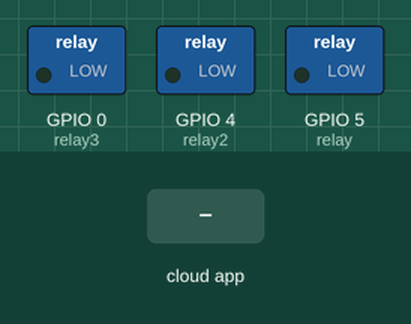
Simulated run of this sketch. Board: ESP8266 (NodeMCU). Shown: switched loads named in the sketch (green lamp = pin HIGH). The test bench sets the inputs (shaded band). WiFi joins after 1.5 s; servers stay silent unless stated; the Firebase database answers and starts empty; what the sketch prints to the serial monitor is not drawn.

Above: at 3.1 s.
3.2 s: the phone or cloud app sets DINAMO1 to 1
At 4.3 s:
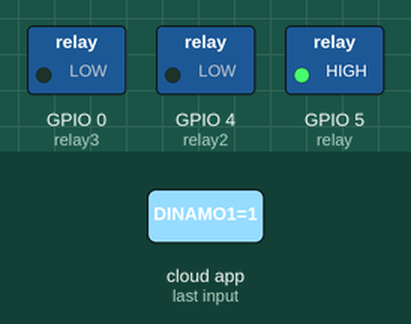
5.2 s: the phone or cloud app sets DINAMO1 to 0
At 6.7 s:
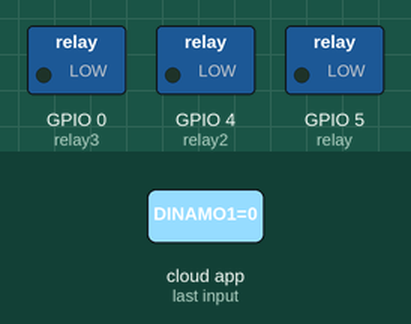
7.0 s: the phone or cloud app sets DINAMO2 to 1
At 8.4 s:
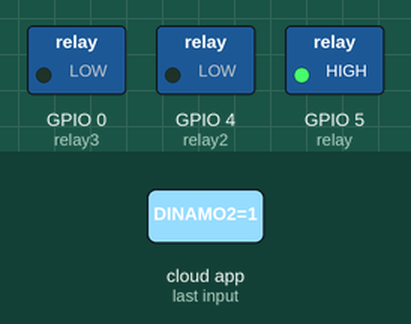
9.3 s: the phone or cloud app sets DINAMO2 to 0
At 10.8 s:
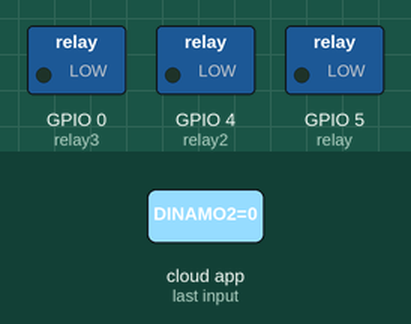
Timing chart, 0 to 12.1 s (numbered marks = the images above; inputs shaded):
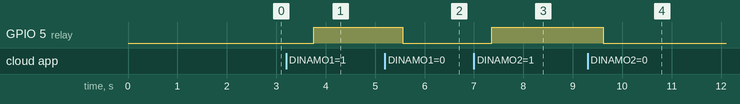

The sketch:

kontrol_relay.ino
```cpp
#include <ESP8266WiFi.h>
#include <FirebaseArduino.h>

#define FIREBASE_HOST "kontrolrelay-d4445-default-rtdb.firebaseio.com"
#define FIREBASE_AUTH "E4xNNBVwNrLU4rN0zoDQ5PkI6tzCYMQLEU0GvrwX"
#define WIFI_SSID "CAH UTY"
#define WIFI_PASSWORD "UTY12345"
int relay = 5;//D1
int relay2 = 4;//D2
int relay3 = 0;//D3

void setup() {
  Serial.begin(9600);

  // Menyambungkan ke wifi
  WiFi.begin(WIFI_SSID, WIFI_PASSWORD);
  Serial.print("Menghubungkan...");
  while (WiFi.status()!=WL_CONNECTED){
    Serial.print(".");
    delay(500);
  }
  Serial.println();
  Serial.print("Tersambung ke:");
  Serial.print(WiFi.localIP());

 pinMode(relay, OUTPUT);
 pinMode(relay2, OUTPUT);
 pinMode(relay3, OUTPUT);

  //Ke Firebase
  Firebase.begin(FIREBASE_HOST, FIREBASE_AUTH);
  Firebase.set("DIANMO1",0);
  Firebase.set("DIANMO2",0);
  Firebase.set("DIANMO3",0);
}
int n = 0;
int a = 0;
int c = 0;

void loop() {
  n = Firebase.getInt("DINAMO1");
  a = Firebase.getInt("DINAMO2");
  c = Firebase.getInt("DINAMO3");

  //Kondisi
  if(n==1) {
    Serial.print("Dinamo1 Menyala");
    digitalWrite(relay, HIGH);
    return;
    delay(1000);
  }
  else{
    Serial.print("\n Dinamo1 Padam");
    digitalWrite(relay, LOW);
  }
  if(a==1) {
    Serial.print("Dinamo2 Menyala");
    digitalWrite(relay, HIGH);
    return;
    delay(2000);
  }
  else{
    Serial.print("\n Dinamo2 Padam");
    digitalWrite(relay, LOW);
  }
  if(c==1) {
    Serial.print("Dinamo3 Menyala");
    digitalWrite(relay, HIGH);
    return;
    delay(3000);
  }
  else{
    Serial.print("\n Dinamo3 Padam");
    digitalWrite(relay, LOW);
  }

}
```

Measured:
- after the input at 3.2 s, GPIO 5 (relay): LOW → HIGH after 0.56 s
- after the input at 5.2 s, GPIO 5 (relay): HIGH → LOW after 0.36 s
- after the input at 7.0 s, GPIO 5 (relay): LOW → HIGH after 0.36 s
- after the input at 9.3 s, GPIO 5 (relay): HIGH → LOW after 0.31 s
